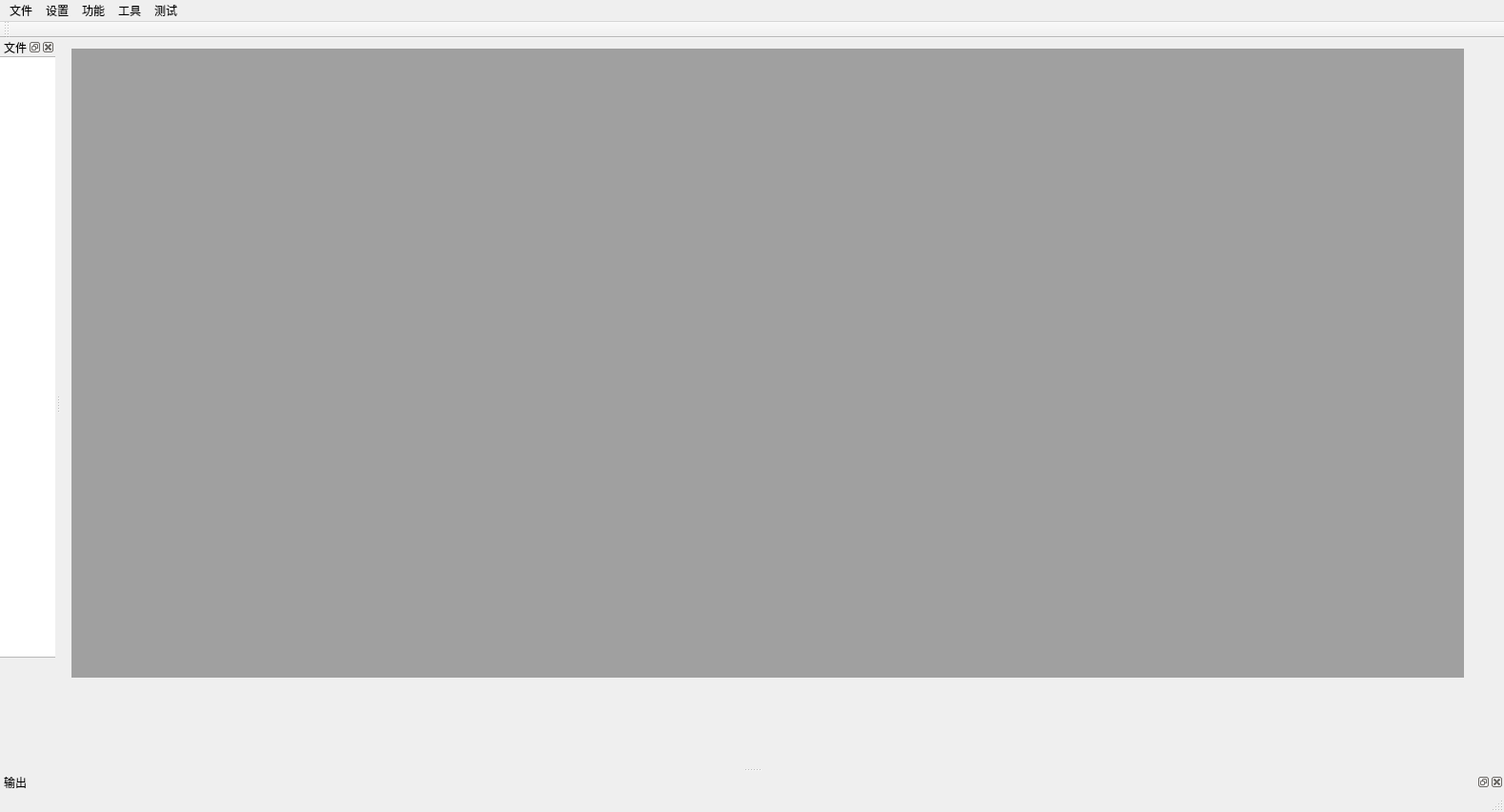
<?xml version="1.0" encoding="UTF-8"?>
<ui version="4.0">
 <class>MainPageClass</class>
 <widget class="QMainWindow" name="MainPageClass">
  <property name="geometry">
   <rect>
    <x>0</x>
    <y>0</y>
    <width>1578</width>
    <height>852</height>
   </rect>
  </property>
  <property name="sizePolicy">
   <sizepolicy hsizetype="Expanding" vsizetype="Expanding">
    <horstretch>0</horstretch>
    <verstretch>0</verstretch>
   </sizepolicy>
  </property>
  <property name="windowTitle">
   <string>地面站</string>
  </property>
  <property name="iconSize">
   <size>
    <width>32</width>
    <height>32</height>
   </size>
  </property>
  <widget class="QWidget" name="centralWidget">
   <property name="sizePolicy">
    <sizepolicy hsizetype="Expanding" vsizetype="Expanding">
     <horstretch>0</horstretch>
     <verstretch>0</verstretch>
    </sizepolicy>
   </property>
   <widget class="QMdiArea" name="mdiArea">
    <property name="geometry">
     <rect>
      <x>11</x>
      <y>11</y>
      <width>1461</width>
      <height>660</height>
     </rect>
    </property>
    <property name="minimumSize">
     <size>
      <width>1200</width>
      <height>660</height>
     </size>
    </property>
    <property name="background">
     <brush brushstyle="SolidPattern">
      <color alpha="255">
       <red>160</red>
       <green>160</green>
       <blue>160</blue>
      </color>
     </brush>
    </property>
    <property name="activationOrder">
     <enum>QMdiArea::CreationOrder</enum>
    </property>
    <property name="viewMode">
     <enum>QMdiArea::TabbedView</enum>
    </property>
    <property name="tabsClosable">
     <bool>true</bool>
    </property>
    <property name="tabsMovable">
     <bool>true</bool>
    </property>
    <property name="tabShape">
     <enum>QTabWidget::Triangular</enum>
    </property>
   </widget>
  </widget>
  <widget class="QMenuBar" name="menuBar">
   <property name="geometry">
    <rect>
     <x>0</x>
     <y>0</y>
     <width>1578</width>
     <height>26</height>
    </rect>
   </property>
   <widget class="QMenu" name="menu">
    <property name="title">
     <string>文件</string>
    </property>
    <addaction name="action_4"/>
    <addaction name="action_5"/>
   </widget>
   <widget class="QMenu" name="menu_2">
    <property name="title">
     <string>设置</string>
    </property>
    <widget class="QMenu" name="menu_5">
     <property name="title">
      <string>选择摄像头</string>
     </property>
     <addaction name="action_6"/>
     <addaction name="action_7"/>
    </widget>
    <addaction name="menu_5"/>
   </widget>
   <widget class="QMenu" name="menu_3">
    <property name="title">
     <string>功能</string>
    </property>
    <widget class="QMenu" name="menu_6">
     <property name="title">
      <string>目标识别</string>
     </property>
     <addaction name="color_selector"/>
     <addaction name="KCF_selector"/>
    </widget>
    <addaction name="video"/>
    <addaction name="menu_6"/>
    <addaction name="tracking"/>
    <addaction name="action_2"/>
   </widget>
   <widget class="QMenu" name="menu_4">
    <property name="title">
     <string>工具</string>
    </property>
    <addaction name="action_ROI"/>
   </widget>
   <widget class="QMenu" name="menu_7">
    <property name="title">
     <string>测试</string>
    </property>
    <addaction name="VideoProcessor"/>
   </widget>
   <addaction name="menu"/>
   <addaction name="menu_2"/>
   <addaction name="menu_3"/>
   <addaction name="menu_4"/>
   <addaction name="menu_7"/>
  </widget>
  <widget class="QToolBar" name="mainToolBar">
   <attribute name="toolBarArea">
    <enum>TopToolBarArea</enum>
   </attribute>
   <attribute name="toolBarBreak">
    <bool>false</bool>
   </attribute>
  </widget>
  <widget class="QStatusBar" name="statusBar"/>
  <widget class="QDockWidget" name="fileDock">
   <property name="windowTitle">
    <string>文件</string>
   </property>
   <attribute name="dockWidgetArea">
    <number>1</number>
   </attribute>
   <widget class="QWidget" name="dockWidgetContents">
    <widget class="QTreeView" name="treeView">
     <property name="geometry">
      <rect>
       <x>-20</x>
       <y>0</y>
       <width>161</width>
       <height>631</height>
      </rect>
     </property>
     <property name="minimumSize">
      <size>
       <width>160</width>
       <height>630</height>
      </size>
     </property>
    </widget>
   </widget>
  </widget>
  <widget class="QDockWidget" name="consoleDock">
   <property name="windowTitle">
    <string>输出</string>
   </property>
   <attribute name="dockWidgetArea">
    <number>8</number>
   </attribute>
   <widget class="QWidget" name="dockWidgetContents_2">
    <widget class="QPlainTextEdit" name="plainTextEdit">
     <property name="geometry">
      <rect>
       <x>-7</x>
       <y>-4</y>
       <width>1581</width>
       <height>121</height>
      </rect>
     </property>
    </widget>
   </widget>
  </widget>
  <action name="action_2">
   <property name="text">
    <string>目标测距</string>
   </property>
  </action>
  <action name="action_4">
   <property name="text">
    <string>打开文件</string>
   </property>
  </action>
  <action name="action_5">
   <property name="text">
    <string>保存文件</string>
   </property>
  </action>
  <action name="video">
   <property name="text">
    <string>视频录制</string>
   </property>
   <property name="shortcut">
    <string>Ctrl+N</string>
   </property>
  </action>
  <action name="action_6">
   <property name="text">
    <string>内置摄像头</string>
   </property>
  </action>
  <action name="action_7">
   <property name="text">
    <string>外部摄像头</string>
   </property>
  </action>
  <action name="color_selector">
   <property name="text">
    <string>颜色识别器</string>
   </property>
  </action>
  <action name="KCF_selector">
   <property name="text">
    <string>KCF识别器</string>
   </property>
  </action>
  <action name="action_ROI">
   <property name="text">
    <string>选择ROI</string>
   </property>
  </action>
  <action name="tracking">
   <property name="text">
    <string>目标跟踪</string>
   </property>
  </action>
  <action name="test_VideoProcessor">
   <property name="text">
    <string>VideoProcessor</string>
   </property>
  </action>
  <action name="VideoProcessor">
   <property name="text">
    <string>test_VideoProcessor</string>
   </property>
  </action>
 </widget>
 <layoutdefault spacing="6" margin="11"/>
 <resources>
  <include location="MainPage.qrc"/>
 </resources>
 <connections/>
</ui>
